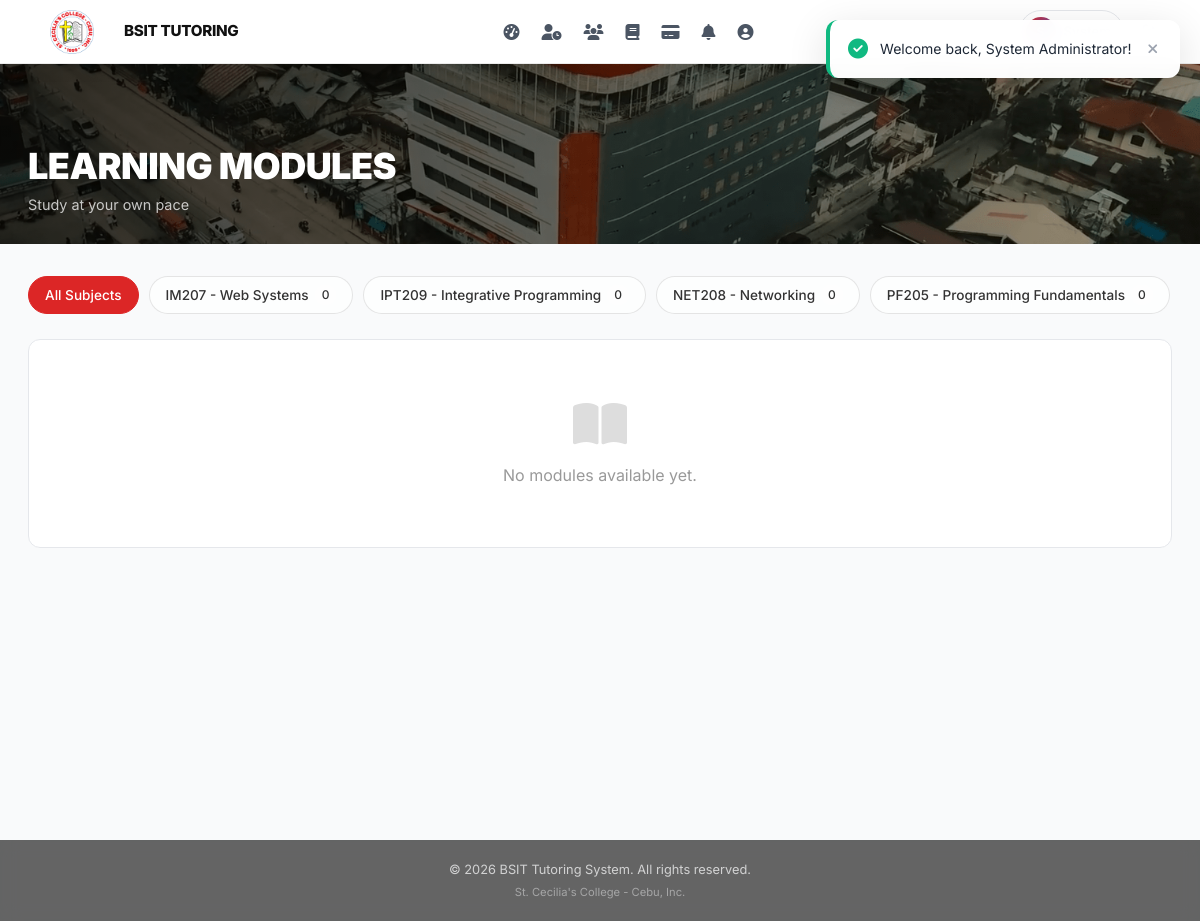
Page /modules.php (signed in) on the committed database.
### tables this page shows
CREATE TABLE subjects (
    id INT PRIMARY KEY AUTO_INCREMENT,
    name VARCHAR(100) UNIQUE NOT NULL,
    description TEXT,
    created_at TIMESTAMP DEFAULT CURRENT_TIMESTAMP
);

### config.php (called while the page is built, shortened)
<?php
function getConnection() {
    static $conn = null;
    if ($conn === null) {
        try {
            $conn = new PDO(
                "mysql:host=" . DB_HOST . ";dbname=" . DB_NAME . ";charset=utf8mb4",
                DB_USER,
                DB_PASS,
                [
                    PDO::ATTR_ERRMODE => PDO::ERRMODE_EXCEPTION,
                    PDO::ATTR_DEFAULT_FETCH_MODE => PDO::FETCH_ASSOC,
                    PDO::ATTR_EMULATE_PREPARES => false,
                    PDO::ATTR_PERSISTENT => true
                ]
            );
        } catch (PDOException $e) {
            error_log("DB Connection Failed: " . $e->getMessage());
            die("Unable to connect to database. Please try again later.");
        }
    }
    return $conn;
}
function getUserById($id) {
    $conn = getConnection();
    $stmt = $conn->prepare("SELECT * FROM users WHERE id = ?");
    $stmt->execute([(int)$id]);
    return $stmt->fetch();
}
function sanitizeInt($value, $default = 0) {
    $filtered = filter_var($value, FILTER_VALIDATE_INT);
    return $filtered !== false ? (int)$filtered : $default;
}
function getUserMenu($role) {
    $menus = [
        'student' => [
            ['url' => 'student_dashboard.php', 'icon' => 'fa-tachometer-alt', 'label' => 'Dashboard'],
            ['url' => 'book_session.php',       'icon' => 'fa-calendar-plus',  'label' => 'Book Tutor'],
            ['url' => 'my_bookings.php',        'icon' => 'fa-list-alt',       'label' => 'Bookings'],
            ['url' => 'my_assignments.php',     'icon' => 'fa-tasks',          'label' => 'Assignments'],
            ['url' => 'modules.php',            'icon' => 'fa-book-open',      'label' => 'Modules'],
            ['url' => 'coding_practice.php',    'icon' => 'fa-code',           'label' => 'Practice'],
            ['url' => 'notifications.php',      'icon' => 'fa-bell',           'label' => 'Notifications'],
            ['url' => 'profile.php',            'icon' => 'fa-user-circle',    'label' => 'Profile'],
        ],
        'tutor' => [
            ['url' => 'tutor_dashboard.php',   'icon' => 'fa-tachometer-alt', 'label' => 'Dashboard'],
            ['url' => 'my_bookings.php',        'icon' => 'fa-calendar-alt',   'label' => 'Sessions'],
            ['url' => 'my_assignments.php',     'icon' => 'fa-tasks',          'label' => 'Assignments'],
            ['url' => 'modules.php',            'icon' => 'fa-book-open',      'label' => 'Modules'],
            ['url' => 'coding_practice.php',    'icon' => 'fa-code',           'label' => 'Practice'],
            ['url' => 'notifications.php',      'icon' => 'fa-bell',           'label' => 'Notifications'],
            ['url' => 'profile.php',            'icon' => 'fa-user-circle',    'label' => 'Profile'],
        ],
        'admin' => [
            ['url' => 'admin_dashboard.php', 'icon' => 'fa-tachometer-alt', 'label' => 'Dashboard'],
            ['url' => 'admin_dashboard.php?tab=pending', 'icon' => 'fa-user-clock', 'label' => 'Pending Approvals'],
            ['url' => 'admin_dashboard.php?tab=users', 'icon' => 'fa-users', 'label' => 'Manage Users'],
            ['url' => 'admin_dashboard.php?tab=subjects', 'icon' => 'fa-book', 'label' => 'Subjects'],
            ['url' => 'admin_dashboard.php?tab=payments', 'icon' => 'fa-credit-card', 'label' => 'Payments'],
            ['url' => 'notifications.php', 'icon' => 'fa-bell', 'label' => 'Notifications'],
            ['url' => 'profile.php', 'icon' => 'fa-user-circle', 'label' => 'Profile'],
        ]
    ];
    return $menus[$role] ?? $menus['student'];
}
?>

### modules.php (the view, shortened to what this page needs)
<?php
require_once 'config.php';
$user = getUserById($_SESSION['user_id']);
$conn = getConnection();
try {
    $stmt = $conn->prepare("
        SELECT s.*, COUNT(m.id) as module_count
        FROM subjects s
        LEFT JOIN modules m ON s.id = m.subject_id AND m.status = 'published'
        GROUP BY s.id ORDER BY s.name
    ");
    $stmt->execute();
    $subjects = $stmt->fetchAll();
} catch (PDOException $e) { $subjects = []; }
$filter_subject = sanitizeInt($_GET['subject'] ?? 0);
try {
    $sql = "SELECT m.*, s.name as subject_name,
                   u.full_name as author_name,
                   (SELECT COUNT(*) FROM module_progress mp WHERE mp.module_id = m.id AND mp.user_id = ?) as completed
            FROM modules m
            JOIN subjects s ON m.subject_id = s.id
            JOIN users u ON m.author_id = u.id
            WHERE m.status = 'published'";
    $params = [$user['id']];
    $sql .= " ORDER BY s.name, m.order_num ASC";
    $stmt = $conn->prepare($sql);
    $stmt->execute($params);
    $modules = $stmt->fetchAll();
} catch (PDOException $e) { $modules = []; }
?>
<?php include 'header.php'; ?>
<div class="page-wrapper">
    <?php include 'sidebar.php'; ?>
    <div class="page-hero">
        <div class="page-hero-content">
            <h1>Learning Modules</h1>
            <p>Study at your own pace</p>
        </div>
    </div>
    <div class="page-inner">
    <div class="filter-bar">
        <a href="modules.php" class="filter-btn <?php echo !$filter_subject ? 'active' : ''; ?>">All Subjects</a>
        <?php foreach ($subjects as $s): ?>
            <a href="modules.php?subject=<?php echo $s['id']; ?>" class="filter-btn <?php echo $filter_subject == $s['id'] ? 'active' : ''; ?>">
                <?php echo htmlspecialchars($s['name']); ?>
                <span class="filter-count"><?php echo $s['module_count']; ?></span>
            </a>
        <?php endforeach; ?>
    </div>
    <?php if ($modules): ?>
    <div class="modules-grid">
        <?php foreach ($modules as $m): ?>
        <div class="module-card <?php echo $m['completed'] ? 'completed' : ''; ?>">
            <div class="module-subject-tag"><?php echo htmlspecialchars($m['subject_name']); ?></div>
            <div class="module-icon">
                <?php
                $icons = ['programming'=>'fa-code','web'=>'fa-globe','network'=>'fa-network-wired','database'=>'fa-database'];
                $icon = 'fa-book';
                foreach ($icons as $k => $v) if (stripos($m['subject_name'], $k) !== false) { $icon = $v; break; }
                ?>
                <i class="fas <?php echo $icon; ?>"></i>
            </div>
            <h3><?php echo htmlspecialchars($m['title']); ?></h3>
            <p><?php echo htmlspecialchars(substr($m['description'] ?? '', 0, 100)) . (strlen($m['description'] ?? '') > 100 ? '...' : ''); ?></p>
            <div class="module-meta">
                <span><i class="fas fa-user"></i> <?php echo htmlspecialchars($m['author_name']); ?></span>
                <span><i class="fas fa-layer-group"></i> <?php echo ucfirst($m['difficulty'] ?? 'beginner'); ?></span>
            </div>
            <div class="module-footer">
                <?php if ($m['completed']): ?>
                    <span class="completed-badge"><i class="fas fa-check-circle"></i> Completed</span>
                <?php endif; ?>
                <a href="module_view.php?id=<?php echo $m['id']; ?>" class="btn-view">
                    <?php echo $m['completed'] ? 'Review' : 'Start Learning'; ?> <i class="fas fa-arrow-right"></i>
                </a>
            </div>
        </div>
        <?php endforeach; ?>
    </div>
    <?php else: ?>
    <div class="content-card" style="text-align:center; padding:60px 20px;">
        <i class="fas fa-book-open" style="font-size:3rem; color:#ddd; margin-bottom:15px;"></i>
        <p style="color:#999;">No modules available yet.<?php echo $user['role']=='tutor' ? ' <a href="module_create.php">Create the first one!</a>' : ''; ?></p>
    </div>
    <?php endif; ?>
    </div>
</div>
<?php include 'footer.php'; ?>

### header.php (shortened to what this page needs)
<?php
if (isset($_SESSION['user_id'])) {
    $current_user = getUserById($_SESSION['user_id']);
}
?>
<!DOCTYPE html>
<html lang="en">
<head>
    <link rel="stylesheet" href="https://cdnjs.cloudflare.com/ajax/libs/font-awesome/6.4.0/css/all.min.css">
    <link rel="stylesheet" href="css/style.css">
    <link rel="stylesheet" href="css/responsive.css">
</head>
<body>
    <div class="bg-layer bg-layer-2"></div>
    <div id="toast-container" class="toast-container"></div>

### sidebar.php (shortened to what this page needs)
<?php
$user = $current_user;
$menu_items = getUserMenu($user['role']);
$current_page = basename($_SERVER['SCRIPT_NAME']);
?>
<nav class="topnav">
    <div class="topnav-brand">
        <img src="images/scc.png" alt="SCC Logo" class="topnav-logo">
        <div class="topnav-title">
            <span class="topnav-name">BSIT Tutoring</span>
        </div>
    </div>
    <ul class="topnav-links" id="topnavLinks">
        <?php foreach ($menu_items as $item):
            $item_url = explode('#', $item['url'])[0];
            $is_active = strpos($current_page, $item_url) !== false;
        ?>
        <li>
            <a href="<?php echo htmlspecialchars($item['url']); ?>"
               class="topnav-link <?php echo $is_active ? 'active' : ''; ?>">
                <i class="fas <?php echo $item['icon']; ?>"></i>
            </a>
        </li>
        <?php endforeach; ?>
    </ul>
    <div class="topnav-right">
        <a href="profile.php" class="topnav-user">
            <div class="topnav-avatar">
            </div>
            <span class="topnav-username"><?php echo htmlspecialchars(explode(' ', $user['full_name'])[0]); ?></span>
        </a>
        <a href="logout.php" class="topnav-logout" title="Logout">
        </a>
    </div>
</nav>
<div class="mobile-drawer" id="mobileDrawer">
    <a href="logout.php" class="drawer-link drawer-logout"><i class="fas fa-sign-out-alt"></i> Logout</a>
</div>

### footer.php (shortened to what this page needs)
    <footer class="site-footer">
        <div class="footer-content">
            <p>&copy; <?php echo date('Y'); ?> <?php echo SITE_NAME; ?>. All rights reserved.</p>
            <p class="footer-credit">St. Cecilia's College - Cebu, Inc.</p>
        </div>
    </footer>
</body>
</html>

### modules.php (style rules this page uses)
.filter-bar { display:flex; flex-wrap:wrap; gap:10px; margin-bottom:25px; }
.filter-btn { padding:8px 16px; border-radius:20px; background:rgba(255,255,255,0.7); color:#333; text-decoration:none; font-size:0.85rem; font-weight:500; border:1px solid rgba(0,0,0,0.1); transition:all 0.2s; display:flex; align-items:center; gap:6px; }
.filter-btn:hover, .filter-btn.active { background:var(--primary-red); color:white; border-color:var(--primary-red); }
.filter-count { background:rgba(255,255,255,0.3); border-radius:10px; padding:1px 7px; font-size:0.75rem; }

### footer.php (style rules this page uses)
.site-footer { text-align: center; padding: 20px; margin-top: 40px; background: rgba(0,0,0,0.6); backdrop-filter: blur(10px); color: rgba(255,255,255,0.7); font-size: 0.8rem; }
.footer-credit { font-size: 0.7rem; margin-top: 5px; opacity: 0.6; }

### rows in the picture
subjects: name "IM207 - Web Systems", module_count "0"
subjects: name "IPT209 - Integrative Programming", module_count "0"
subjects: name "NET208 - Networking", module_count "0"
subjects: name "PF205 - Programming Fundamentals", module_count "0"

### other values in the picture
SITE_NAME "BSIT Tutoring System"
